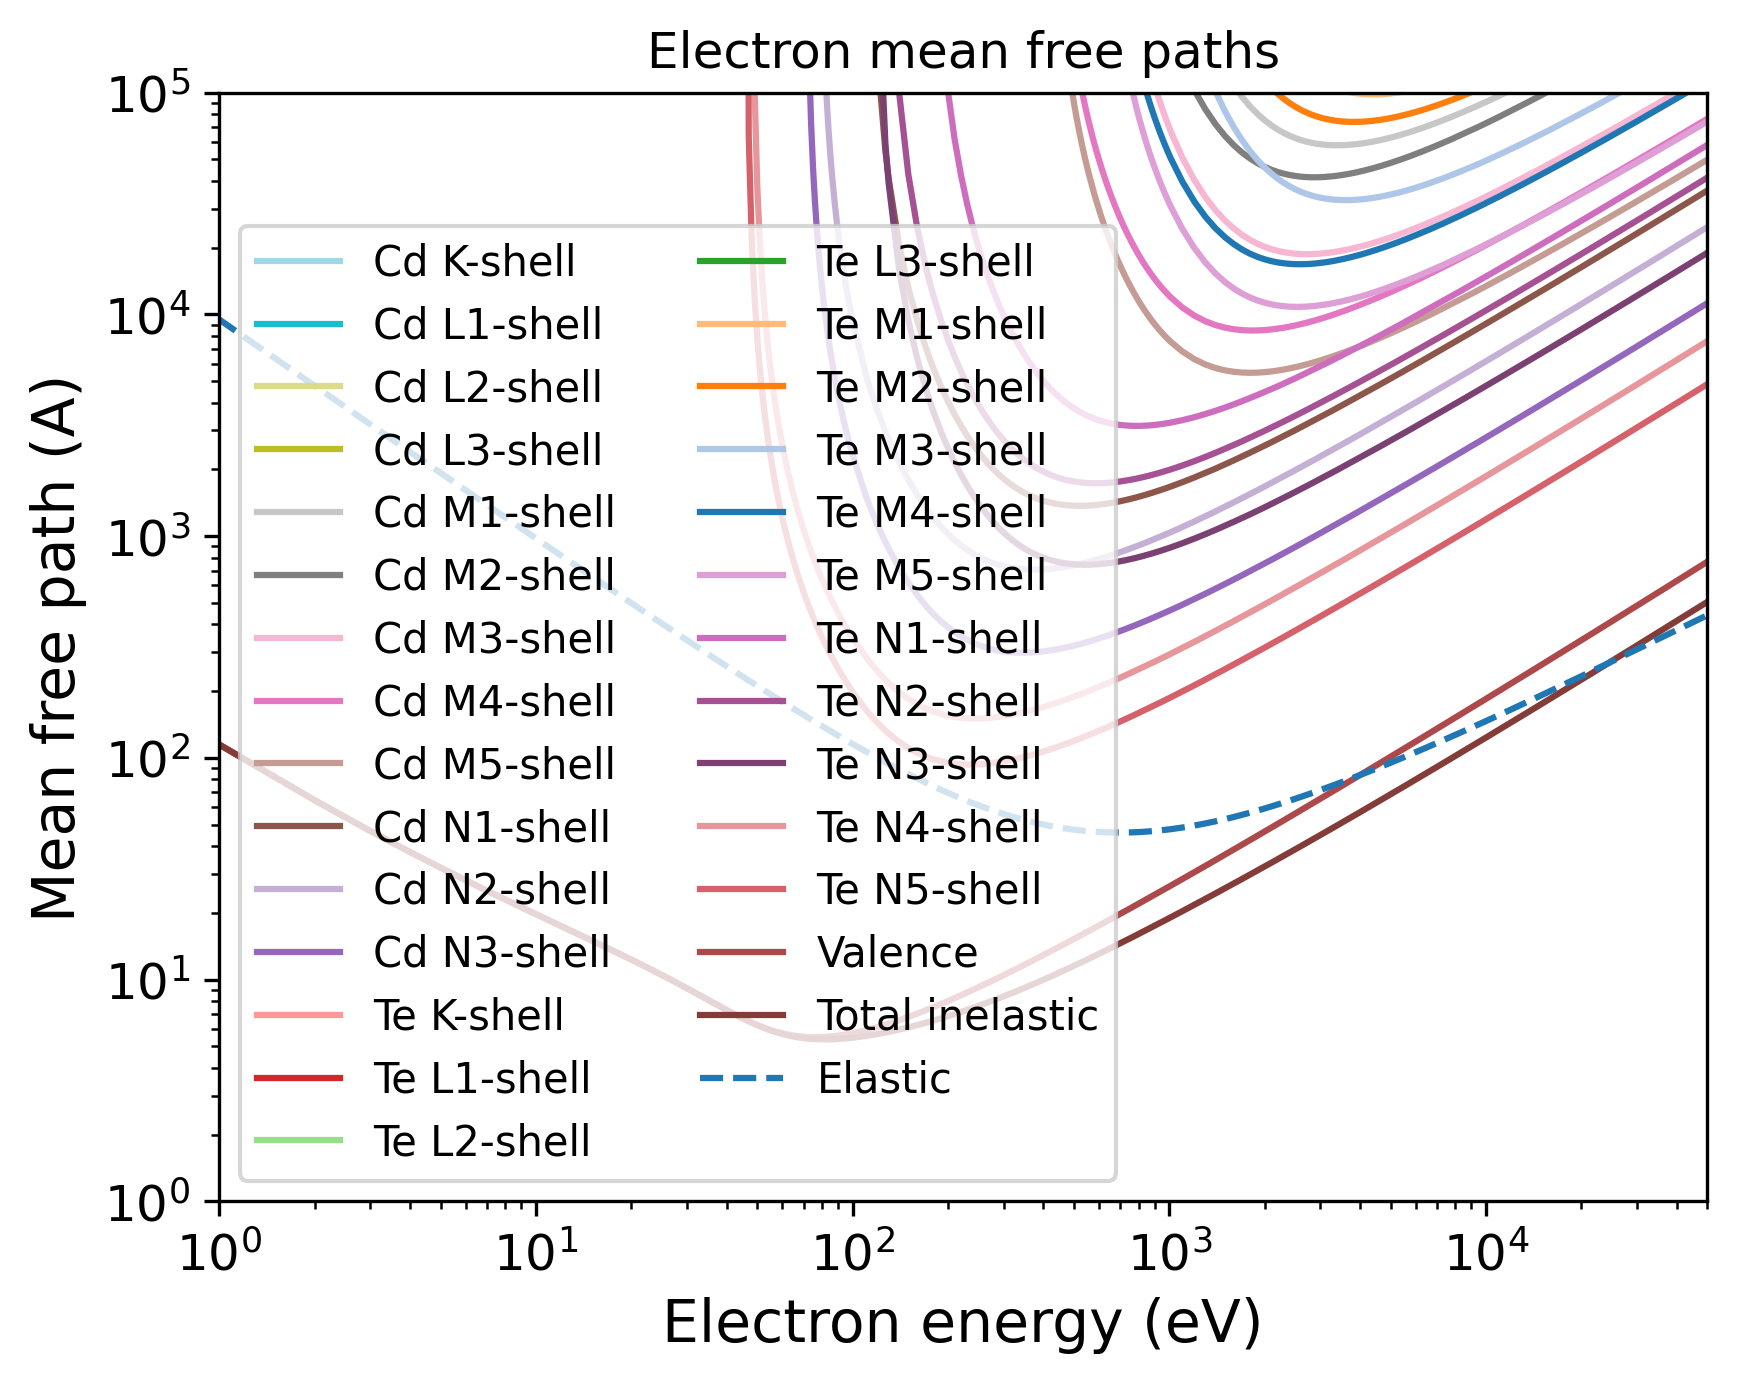

Write Python code to recreate this figure.
import pandas as pd
import numpy as np
import matplotlib.pyplot as plt
import matplotlib.cm as cm
# Set the format:
plt.xlabel("Electron energy (eV)", fontsize=14)
plt.ylabel("Mean free path (A)", fontsize=14)
plt.xticks(fontsize=12)
plt.yticks(fontsize=12)
plt.grid(False)
# Set the axes:
# Read the output file:
df = pd.read_csv(r"OUTPUT_CdTe_Electron_IMFP.dat", sep=r'\s+', header=None, comment="#", skipinitialspace=True)
plt.xscale("log")
plt.yscale("log")
# Prepare the plot:
columns_to_plot = [ 1, 2, 3, 4, 5, 6, 7, 8, 9, 10, 11, 12, 13, 14, 15, 16, 17, 18, 19, 20, 21, 22, 23, 24, 25, 26, 27, 28]
labels = [ "Cd K-shell", "Cd L1-shell", "Cd L2-shell", "Cd L3-shell", "Cd M1-shell", "Cd M2-shell", "Cd M3-shell", "Cd M4-shell", "Cd M5-shell", "Cd N1-shell", "Cd N2-shell", "Cd N3-shell", "Te K-shell", "Te L1-shell", "Te L2-shell", "Te L3-shell", "Te M1-shell", "Te M2-shell", "Te M3-shell", "Te M4-shell", "Te M5-shell", "Te N1-shell", "Te N2-shell", "Te N3-shell", "Te N4-shell", "Te N5-shell", "Valence", "Total inelastic"]
# Create N distinct colors from a colormap
N = len(columns_to_plot)
colors = np.vstack([plt.cm.tab20(np.linspace(1, 0, 20)), plt.cm.tab20b(np.linspace(1, 0, 20))])
# Set line styles:
linestyles = [ "-", "-", "-", "-", "-", "-", "-", "-", "-", "-", "-", "-", "-", "-", "-", "-", "-", "-", "-", "-", "-", "-", "-", "-", "-", "-", "-", "-"]
for i, col in enumerate(columns_to_plot):
    color = colors[i % len(colors)]
    ls    = linestyles[i % len(linestyles)]
    label = labels[i % len(labels)]
    plt.plot(df.iloc[:, 0], df.iloc[:, col],
    color=color,
    label=label,
    linestyle=ls)
# Add a curve from the second file
df2 = pd.read_csv(r"OUTPUT_CdTe_Electron_EMFP.dat", sep=r'\s+', header=None, comment="#", skipinitialspace=True)
columns_to_plot2 = [ 3]
labels2 = [ "Elastic"]
# Create second part of the plot:
for col, label in zip(columns_to_plot2, labels2):
    plt.plot(df2.iloc[:, 0], df2.iloc[:, col], label=label, linestyle="--")
plt.xlim(1.00000000,50000.00000000)
plt.ylim(1.00000000,100000.00000000)
plt.title("Electron mean free paths")
plt.legend(loc="best", fontsize=10, ncol=2)
# Save the plot in this format:
plt.savefig("OUTPUT_MFP_electron.png", dpi=300, bbox_inches="tight")
